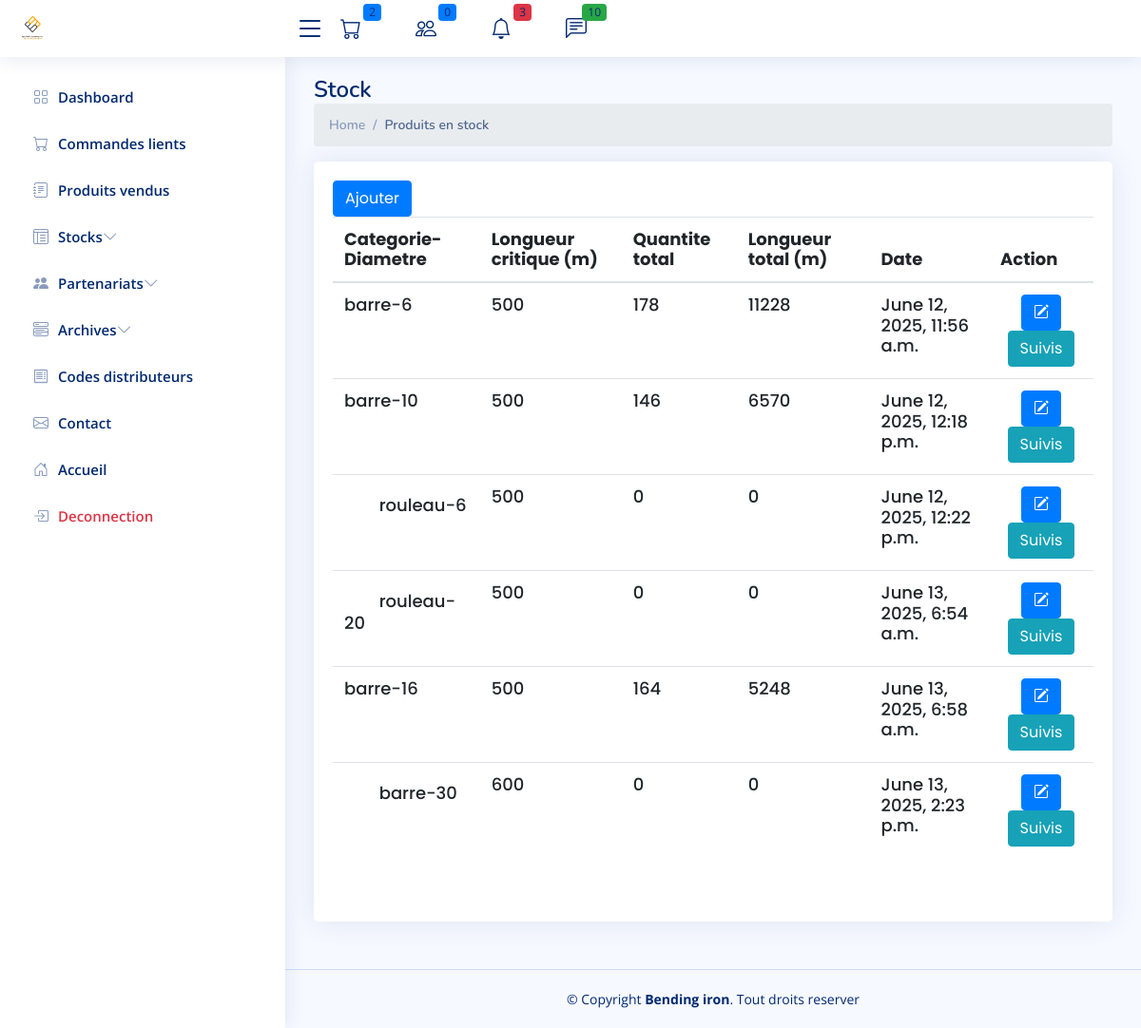
Screenshot of /cpanel/stocks/ with the database file from the repository.
### fer/models.py (models this page shows, shortened)
class Fer(models.Model):
    TYPE_CHOICES = [
        ('barre', 'Barre de fer'),
        ('rouleau', 'Rouleau de fer'),
    ]
    diametre = models.CharField(max_length=255)
    user = models.ForeignKey(User, on_delete=models.SET_NULL, null=True, blank=True)
    categorie = models.CharField(max_length=10, choices=TYPE_CHOICES)
    longueur_critique =  models.PositiveIntegerField(null=True, blank=True, default=500)
    created_at = models.DateTimeField(auto_now_add=True)
    class Meta:
        constraints = [
            models.UniqueConstraint(fields=['diametre', 'categorie'], name='unique_diametre_categorie')
        ]
    @property
    def quantite_totale(self):
        return self.mouvement_set.filter(quantite__isnull=False).aggregate(total=models.Sum('quantite'))['total'] or 0
    @property
    def longueur_totale(self):
        total = self.mouvement_set.annotate(
            total_longueur=ExpressionWrapper(F('longueur_m') * F('quantite'), output_field=DecimalField())
        ).aggregate(longueur_totale=Sum('total_longueur'))['longueur_totale']
        return total or 0
    @property
    def sueil_atteint(self):
       if self.longueur_totale < self.longueur_critique :
           return True
       else :
           return False

### admin_site/views.py (the view)
# urls.py: path('stocks/',ListFer.as_view() ,name='admin.fer.list'),
class ListFer(ListView):
    model=Fer
    context_object_name = 'fers'
    template_name = "fer/list.html"

### contact/context_processor.py (called while the page is built)
def unread_messages(request):
    pass
    unread_messages =Contact.get_unread_messages()
    return {
        'unread_messages_count': unread_messages.count(),
        'unread_messages': unread_messages,
    }

### contact/models.py (called while the page is built)
    @staticmethod
    def get_unread_messages():
        return Contact.objects.filter(is_read=False).order_by('-created_at').all()

### fer/context_processors.py (called while the page is built)
def seuil_critique_count(request):
    seuil_count = sum(1 for fer in Fer.objects.all() if fer.sueil_atteint)
    return {
        'fer_seuil_critique_count': seuil_count
    }

### partenaires/context_proccessor.py (called while the page is built)
def order_en_attente(request):
    nb_en_attente = 0
    commandes = ProjetOrder.objects.all()
    for commande in commandes:
        dernier_traiment = TraimentOrder.objects.filter(projet_order=commande).order_by('-created_at').first()
        if dernier_traiment and dernier_traiment.statut == 'en_attente':
            nb_en_attente += 1
    return {
        'nb_order_partenaire': nb_en_attente
    }

### produits/models.py (called while the page is built)
    @property
    def prix_utile(self):
        return self.prix/12000

### usesOrders/context_proccessor.py (called while the page is built)
def panier_count(request):
    if request.user.is_authenticated:
        panier = Cart.objects.filter(user=request.user).first()
        if panier :
            items=CartItem.objects.filter(cart_id=panier.id)
            total_articles = items.count()
            if total_articles :
                total_articles = items.count()
            else :
                total_articles = 0
        else:
         total_articles = 0
    else:
        total_articles = 0  # Si l'utilisateur n'est pas connecté, il n'y a pas de panier
    return {'panier_count': total_articles,}

def commandes_en_attente(request):
    nb_en_attente = 0
    commandes = Order.objects.all()
    for commande in commandes:
        dernier_traiment = Traiment.objects.filter(order=commande).order_by('-created_at').first()
        if dernier_traiment and dernier_traiment.statut == 'en_attente':
            nb_en_attente += 1
    return {
        'nb_order': nb_en_attente
    }

### admin_site/templates/fer/list.html (shortened to what this page needs)
{% extends '../app.html' %}
{% block 'content' %}
{% load static %}
<main id="main" class="main">
  <div class="pagetitle">
    <h1>Stock</h1>
    <nav>
      <ol class="breadcrumb">
        <li class="breadcrumb-item"><a href="/">Home</a></li>
        <li class="breadcrumb-item active">Produits en stock</li>
      </ol>
    </nav>
  </div>
  <section class="section">
    <div class="row">
      <div class="col-lg-12">
        <div class="card">
          <div class="card-body">
            <h5 class="card-title  mb-3"><a href="{% url 'admin.fer.create' %}" class="btn btn-primary">Ajouter</a>
              <br>
              <table class="table datatable">
                <thead>
                  <tr>
                    <th>Categorie-Diametre</th>
                    <th>Longueur critique (m)</th>
                    <th>Quantite total</th>
                    <th>Longueur total (m)</th>
                    <th>Date</th>
                    <th>Action</th>
                  </tr>
                </thead>
                <tbody>
                  {% for fer in fers %}
                  <tr>
                    <td>
                      {{fer.categorie}}-{{fer.diametre}}
                    </td>
                    <td>{{fer.longueur_critique}}</td>
                    <td>{{fer.quantite_totale}}</td>
                    <td>{{fer.longueur_totale}}</td>
                    <td>{{fer.created_at}}</td>
                    <td class="text-center">
                      <a href="" class='btn btn-primary'><i class='bi bi-pencil-square'></i></a>
                      <a href="{% url 'admin.suivis.produit' fer_id=fer.id %}" class='btn btn-info'>Suivis</a>
                    </td>
                  </tr>
                  {% endfor %}
                </tbody>
              </table>
          </div>
        </div>
      </div>
    </div>
  </section>
</main>
{%endblock%}

### staticfiles/admin/assets/css/style.css (style rules this page uses)
:root { scroll-behavior: smooth; }
body { font-family: "Open Sans", sans-serif; background: #f6f9ff; color: #444444; }
a { color: #4154f1; text-decoration: none; }
h1, h2, h3, h4, h5, h6 { font-family: "Nunito", sans-serif; }
#main { margin-top: 60px; padding: 20px 30px; transition: all 0.3s; }
.pagetitle { margin-bottom: 10px; }
.pagetitle h1 { font-size: 24px; margin-bottom: 0; font-weight: 600; color: #012970; }
.card { margin-bottom: 30px; border: none; border-radius: 5px; box-shadow: 0px 0 30px rgba(1, 41, 112, 0.1); }
.card-title { padding: 20px 0 15px 0; font-size: 18px; font-weight: 500; color: #012970; font-family: "Poppins", sans-serif; }
.card-body { padding: 0 20px 20px 20px; }
.breadcrumb { font-size: 14px; font-family: "Nunito", sans-serif; color: #899bbd; font-weight: 600; }
.breadcrumb a { color: #899bbd; transition: 0.3s; }
.breadcrumb .breadcrumb-item::before { color: #899bbd; }
.breadcrumb .active { color: #51678f; font-weight: 600; }
@media (min-width: 1200px) { #main, #footer { margin-left: 300px; } }

### rows the page displays
Fer: categorie "barre", diametre "6", longueur_critique "500", quantite_totale "178", longueur_totale "11228", created_at "June 12, 2025, 11:56 a.m."
Fer: categorie "barre", diametre "10", longueur_critique "500", quantite_totale "146", longueur_totale "6570", created_at "June 12, 2025, 12:18 p.m."
Fer: categorie "rouleau", diametre "6", longueur_critique "500", quantite_totale "0", longueur_totale "0", created_at "June 12, 2025, 12:22 p.m."
Fer: categorie "rouleau", diametre "20", longueur_critique "500", quantite_totale "0", longueur_totale "0", created_at "June 13, 2025, 6:54 a.m."
Fer: categorie "barre", diametre "16", longueur_critique "500", quantite_totale "164", longueur_totale "5248", created_at "June 13, 2025, 6:58 a.m."
Fer: categorie "barre", diametre "30", longueur_critique "600", quantite_totale "0", longueur_totale "0", created_at "June 13, 2025, 2:23 p.m."

### other values shown
{{ nb_order }} "2"
{{ nb_order_partenaire }} "0"
{{ fer_seuil_critique_count }} "3"
{{ unread_messages_count }} "10"
